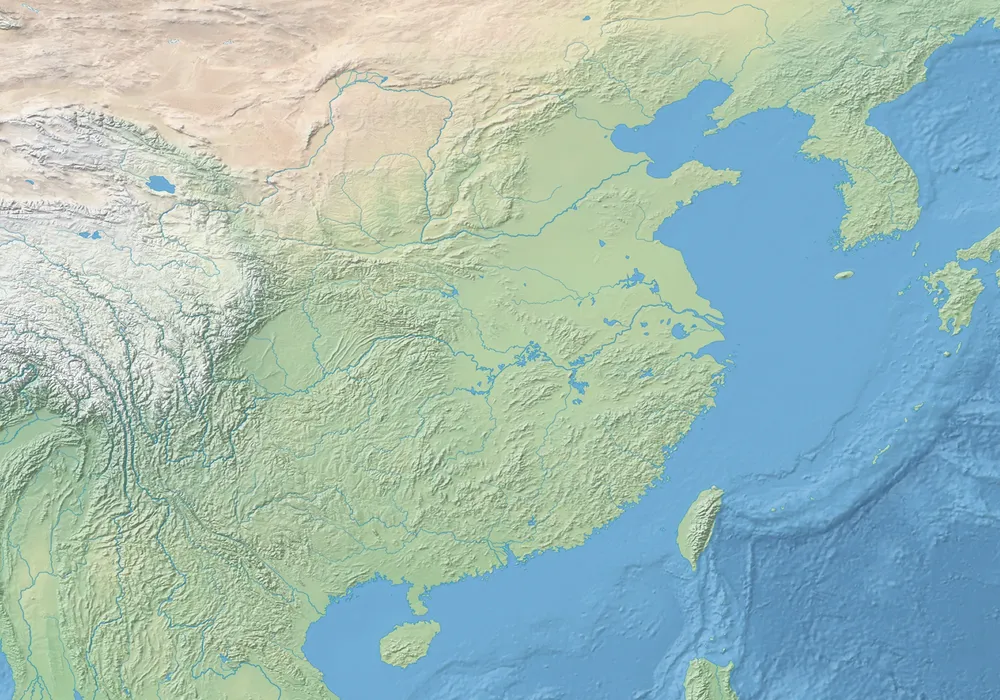
#> input picture apps/web/src/mapEditor/geodata/natural-earth-relief.webp, 1000 x 700 px, shrunk from 2000 x 1400 before the run
$ python painted-water.py ../../apps/web/src/mapEditor/geodata/natural-earth-relief.webp ../../apps/web/src/mapEditor/geodata/natural-earth-relief.webp 5 5 ../../apps/web/src/mapEditor/geodata/natural-earth-relief.webp 5
#> lines starting #> are read from the running program, lines starting #| are printed output that depends on the picture
"""INT-27 그림 지도의 물 지도: 구운 그림 지도(painted/national.jpg)에서 물빛 픽셀을 읽어 지형 격자 크기의 물 지도를 만든다.

python -I painted-water.py <national.jpg> <out.png> <columns> <rows> [<detail.png> <width> <height>]

사용자 2026-11-14: "해안에 오지가 남아있는데" / "여기에 물이라고 나오면 어떡해?" 화면에 보이는 그림 지도와 옛 지형 칸
자료(Natural Earth 화소 지도)의 해안·호수가 달라, 그림에서는 땅인 곳이 물·오지로 잡혔다. 2D 지도에서는 보이는 그림을
땅·물의 기준으로 삼는다. 그림 지도의 해안은 시나리오 기획판 아티팩트의 땅 윤곽과 99.1% 일치한다.

- 지형 판의 꼭짓점 (c, r)은 그림의 (c / (columns − 1), r / (rows − 1)) 비율 자리다(PlaneGeometry). 그 둘레 픽셀의 평균색으로 판정한다.
- 물: 파랑이 빨강보다 뚜렷이 크고 초록에 뒤지지 않는 색(바다·호수·강의 청록·남색).
- 결과: 흑백 PNG(물 255, 땅 0). 지도는 이 그림으로 땅 높이·영지·풍선의 땅·물을 정한다(mapScene.applyWaterMask).
"""
import sys

import numpy as np
from PIL import Image, ImageFilter

Image.MAX_IMAGE_PIXELS = None


def main():
    src, out, columns, rows = sys.argv[1], sys.argv[2], int(sys.argv[3]), int(sys.argv[4])
    image = Image.open(src).convert('RGB')
#> image is the input picture: PIL image 1000x700 RGB; mean R, G, B 159.9, 188, 182.4
    # 꼭짓점 둘레 평균색: 꼭짓점 간격만큼 흐린 뒤 꼭짓점 자리를 읽는다.
    w, h = image.size
#> w = 1000; h = 700
    radius = max(1, round(w / (columns - 1) / 2))
#> radius = 125
    soft = np.asarray(image.filter(ImageFilter.BoxBlur(radius))).astype(np.int32)
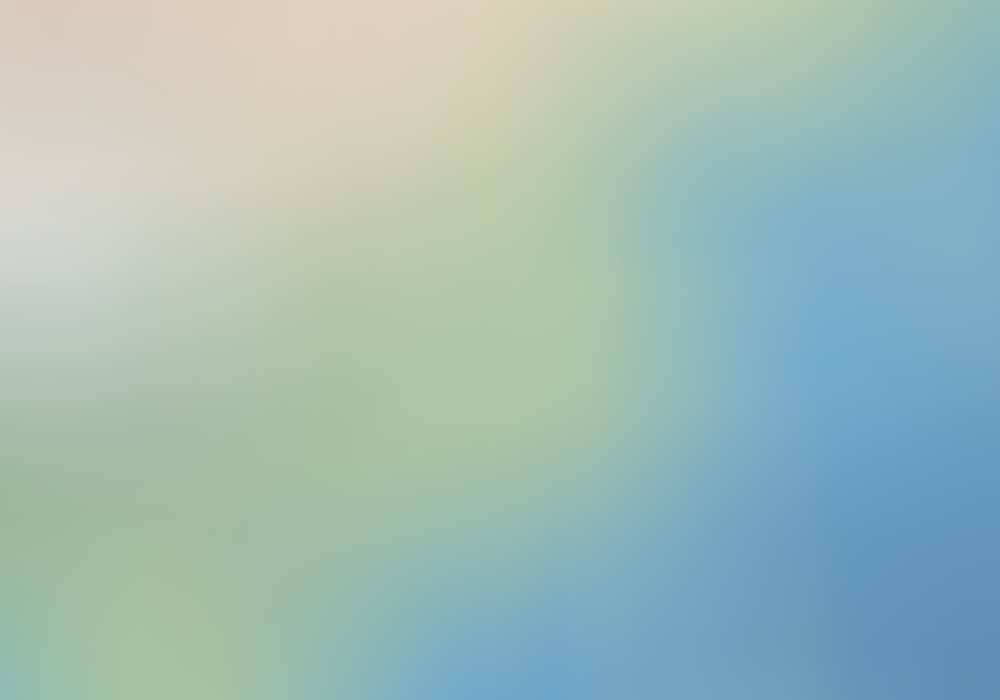
#> soft: shape (700, 1000, 3) int32; mean R, G, B 160.1, 188, 182.3
    xs = np.round(np.arange(columns) / (columns - 1) * (w - 1)).astype(int)
#> xs = [0, 250, 500, 749, 999]
    ys = np.round(np.arange(rows) / (rows - 1) * (h - 1)).astype(int)
#> ys = [0, 175, 350, 524, 699]
    rgb = soft[ys[:, None], xs[None, :]]
    r, g, b = rgb[..., 0], rgb[..., 1], rgb[..., 2]
#> r = [[218, 223, 220, 191, 150], [217, 211, 192, 143, 125], [185, 177, 175, 131, 116], [155, 161, 151, 113, 99], [144, 158, 113, 112, 93]]; g = [[203, 207, 211, 206, 187], [214, 209, 204, 185, 176], [199, 195, 199, 179, 168], [184, 187, 187, 164, 151], [187, 191, 168, 162, 144]]; b = [[189, 190, 185, 174, 180], [206, 189, 171, 190, 199], [189, 173, 165, 197, 196], [155, 162, 176, 194, 188], [180, 168, 202, 189, 181]]
    water = (b > r + 18) & (b >= g - 5)
#> water = [[False, False, False, False, False], [False, False, False, True, True], [False, False, False, True, True], [False, False, False, True, True], [False, False, True, True, True]]
    mask = Image.fromarray((water * 255).astype(np.uint8), 'L').filter(ImageFilter.MedianFilter(3))
    mask.save(out, optimize=True)
    print(out, mask.size, 'water', round(float((np.asarray(mask) > 127).mean()), 3))
#| ../../apps/web/src/mapEditor/geodata/natural-earth-relief.webp (5, 5) water 0.32
    # 정밀 물 지도(선택): 캔버스 한 단위에 한 픽셀. 위 지형용 물 지도는 흐리기·중간값 거르기로 폭 2~3단위의 강(그림 속
    # 황하 하류)이 사라져, 수로가 강을 못 찾고 강 가운데로 그릴 수도 없었다(사용자 2026-11-14 "수로는 만약 강에 있으면
    # 강 안에 수로를 그려"). 그림 속 황하는 폭 약 9픽셀의 청록(초록이 파랑보다 조금 큼)이라, 원본 픽셀마다 강 색으로
    # 판정한 뒤 묶음 안에 물 픽셀이 하나라도 있으면 물로 줄인다. 수로 길찾기·강 가운데 맞추기에만 쓴다.
    if len(sys.argv) >= 7:
#> (the run stopped early here; a loop or call above may not have finished)
